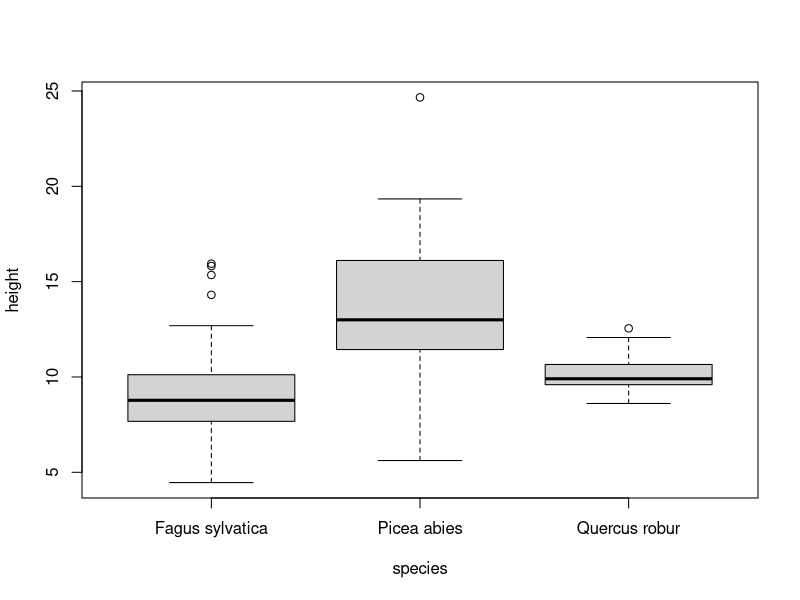

This chart was generated by the following R code:
set.seed(1234)
height <- c(rnorm(30, 15, 4), rnorm(30, 11, 3), rnorm(30, 10, 1))
species <- as.factor(c(rep("Picea abies", 30), rep("Fagus sylvatica", 30), rep("Quercus robur", 30)))
df <- data.frame(height, species)

boxplot(height~species, data = df)

# fish I love